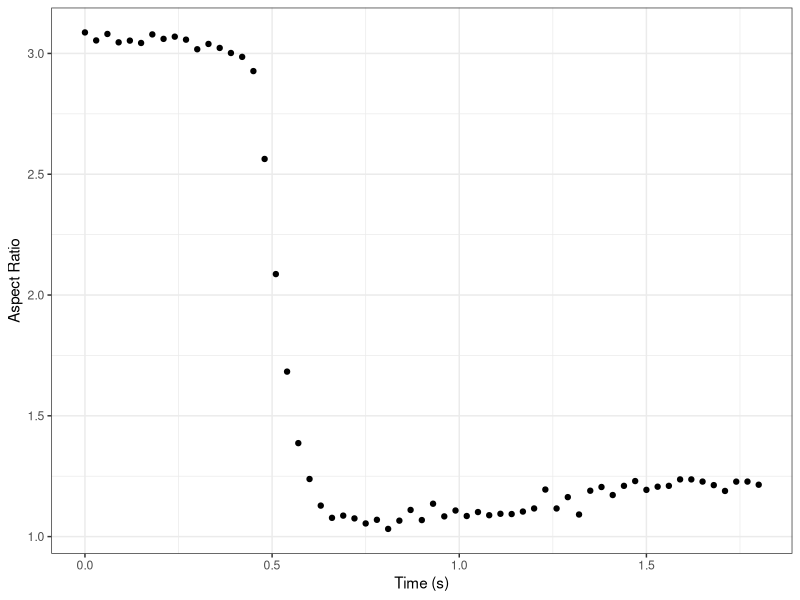
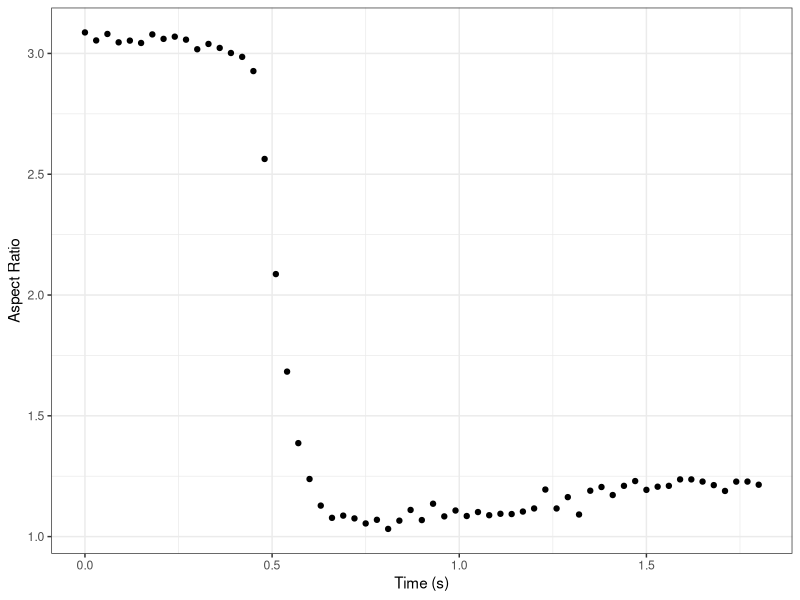
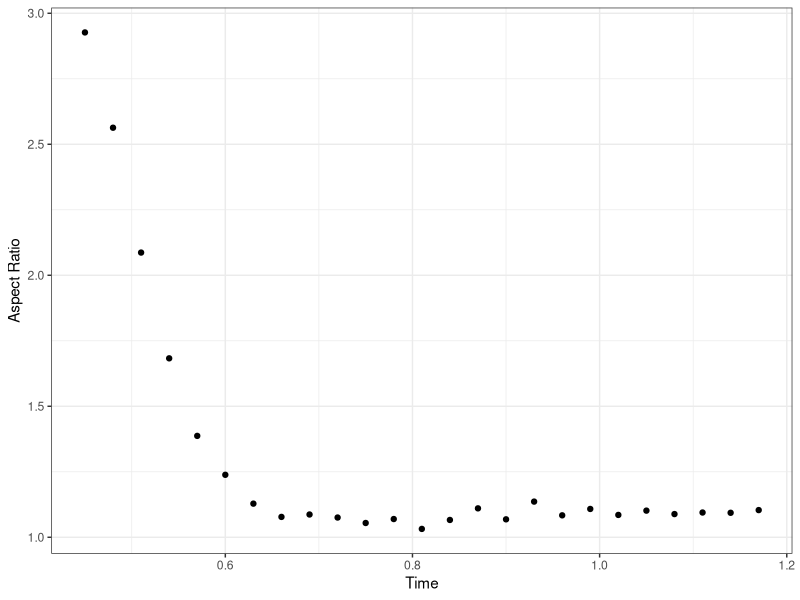
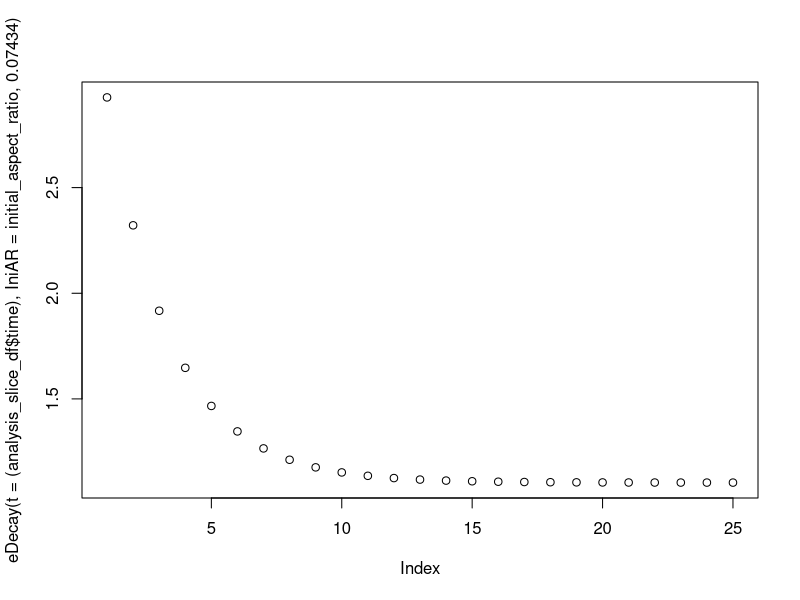
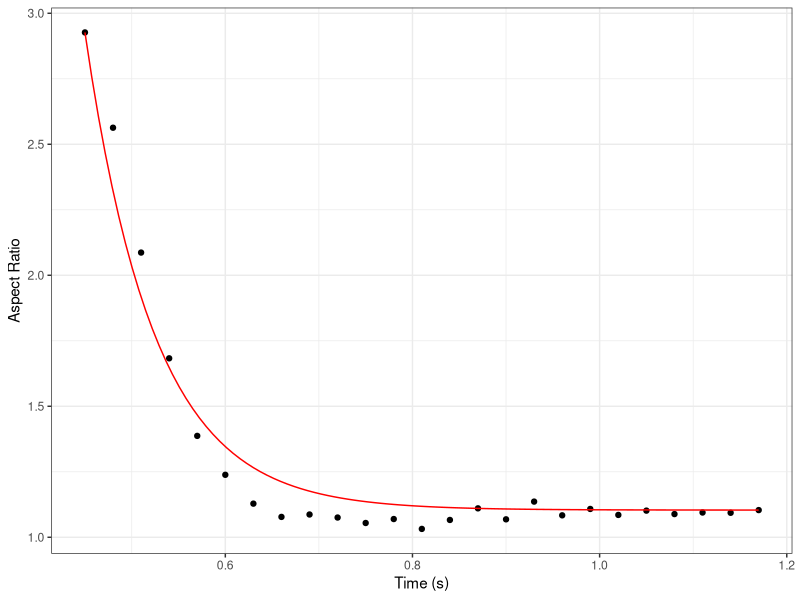

R code for these plots, in order:
# Visualizing droplet coalescence data for liquid-liquid phase separation
# Xavier Castellanos-Girouard, Rini Ravindran Patel
# August 17 2022


# Import libraries
library(dplyr)
library(tidyr)
library(ggplot2)




# Import values
aspect_ratio_raw <- read.csv(file = "aspect_ratio_values.csv", header = FALSE)
major_axis_raw <- read.csv(file = "axis_major_values.csv", header = FALSE)


# Make dataframe from values in pertinent range
aspect_ratio <- data.frame(values = as.numeric(aspect_ratio_raw[1,340:400]))

# Creating time points
timepoints <- seq(0, (nrow(aspect_ratio)-1)*0.03, by = 0.03)

# Adding time points to dataframe
aspect_ratio$time = timepoints
aspect_ratio$major_axis = as.numeric(major_axis_raw[1,340:400])


# Make the plot
plot <- ggplot(data = aspect_ratio,
         mapping = aes(x= time,
                       y= values)) +
  geom_point() +
  theme_bw() +
  xlab("Time (s)") +
  ylab("Aspect Ratio")

dev.new()
plot

pdf("Figure5C_panel1.pdf") 
plot
dev.off()

#### Fitting curve ####


# Keep only the points in the decay curve
time_slice_start = 16
#which(aspect_ratio$time == 0.66)

time_slice_end = 40
#which(aspect_ratio$time == 1.32)

print(paste("Curve Start:", time_slice_start, " | ", "Curve End:", time_slice_end))

# Take the points slice:
analysis_slice_df = aspect_ratio[c(time_slice_start:time_slice_end),]


# plot the slice

# Make the plot
plot <- ggplot() +
  geom_point(data = analysis_slice_df,
             mapping = aes(x= time,
                           y= values)) +
  theme_bw() +
  xlab("Time") +
  ylab("Aspect Ratio")

dev.new()
plot

## Defining the decay curve

# Plot the linear decay slope
initial_aspect_ratio = aspect_ratio$values[time_slice_start] # initial AR
ini_t = aspect_ratio$time[time_slice_start] # Initial time start of decay
final_AR = aspect_ratio$value[time_slice_end] # Final AR

e_num = exp(1) # Eulers number

# Decay Function
eDecay <- function(t, IniAR,tau){final_AR+(IniAR-final_AR)*(e_num**(-(t-ini_t)/tau))}

# Plot decay functio
plot(eDecay(t = (analysis_slice_df$time), IniAR = initial_aspect_ratio, 0.07434))



# Make model to find fit tau
fit_model1 <- 
  nls(values ~ eDecay(time, initial_aspect_ratio, tau), 
      data = analysis_slice_df, 
      start = list(tau = 0.07434)) # 0.07434

print(fit_model1) # 0.07434


# Plot model and experimental data
plot2 <- ggplot() +
  geom_point(data = analysis_slice_df,
             mapping = aes(x= time,
                           y= values)) +
  geom_function(fun = eDecay,
                args = list(IniAR = initial_aspect_ratio,
                            tau = 0.07434),
                color = "red") +
  theme_bw() +
  xlab("Time (s)") +
  ylab("Aspect Ratio")

pdf("Figure5C_panel2.pdf")
plot2
dev.off()